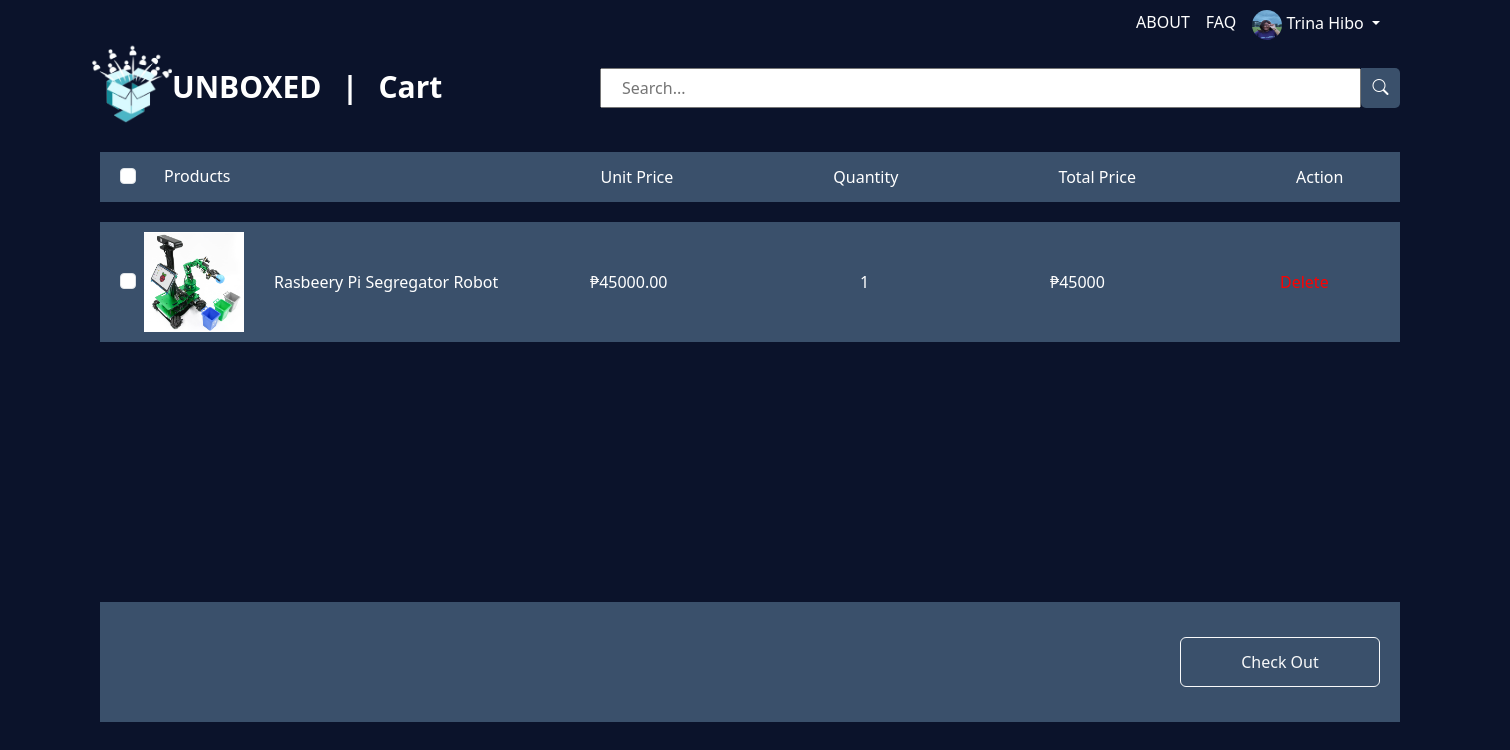
Before: /Cart.php (signed in) with the older database file.
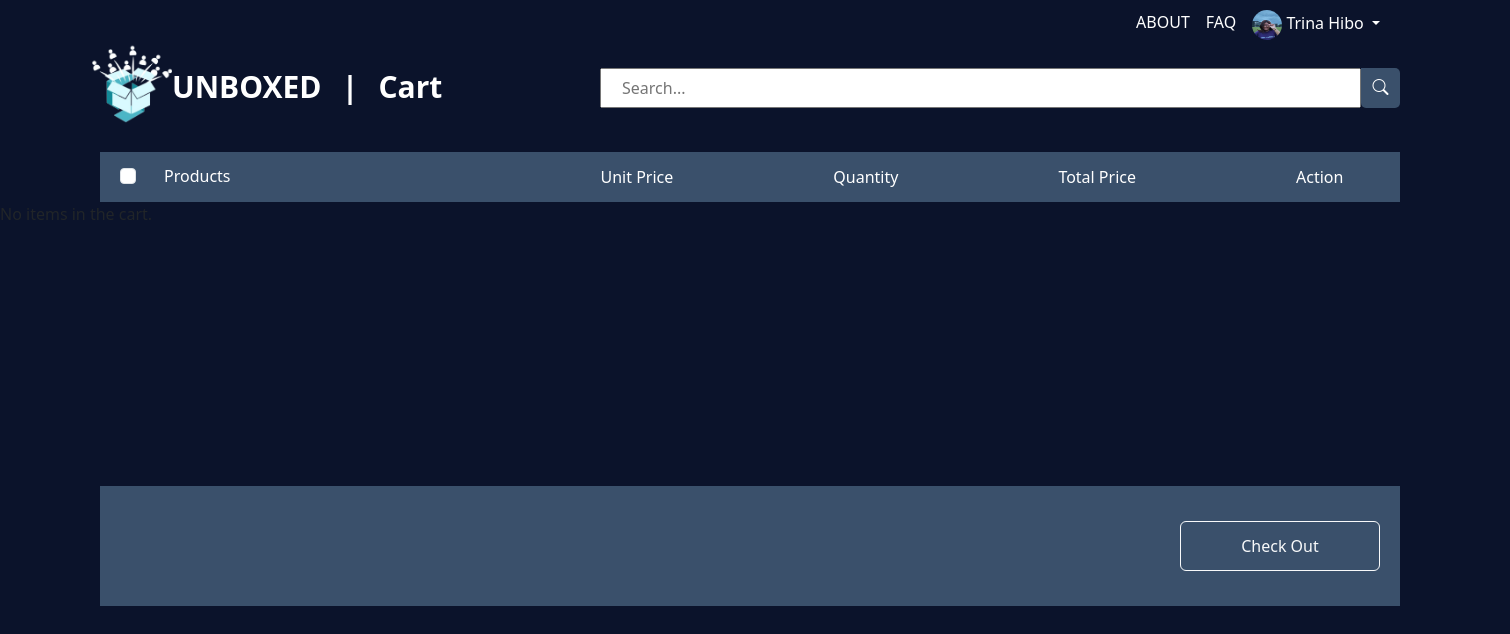
After: the same page with the newer database file.
### tables this page shows
CREATE TABLE `cart_items` (
  `cart_item_id` int(11) NOT NULL,
  `customer_id` int(11) DEFAULT NULL,
  `product_img` varchar(255) DEFAULT NULL,
  `product_id` int(11) DEFAULT NULL,
  `product_name` varchar(255) DEFAULT NULL,
  `quantity` int(11) DEFAULT NULL,
  `unit_price` decimal(10,2) DEFAULT NULL,
  `total_price` int(100) DEFAULT NULL
);

CREATE TABLE `product` (
  `product_id` int(11) NOT NULL,
  `product_img` varchar(1000) NOT NULL,
  `name` varchar(255) NOT NULL,
  `description` text DEFAULT NULL,
  `price` decimal(10,2) NOT NULL,
  `customer_id` int(11) NOT NULL,
  `owner` varchar(255) NOT NULL,
  `showcase_id` int(11) NOT NULL,
  `showcase_name` varchar(50) NOT NULL,
  `stocks` int(11) NOT NULL,
  `sold` int(11) NOT NULL
);

### Cart.php (the view, shortened to what this page needs)
<?php
$servername = "localhost";
$username = "root";
$password = "";
$dbname = "unboxed";
$conn = new mysqli($servername, $username, $password, $dbname);
if (isset($_SESSION["email"])) {
    $name = $_SESSION["name"];
    $image_dp = $_SESSION["image_dp"];
} else {
    $name = "";
    $image_dp = "";
}
$displayUserInfo = !(isset($_SESSION['open_boxes']) && $_SESSION['open_boxes']);
?>
<!DOCTYPE html>
    <html lang="en">
    <head>
        <link rel="stylesheet" href="https://cdn.jsdelivr.net/npm/bootstrap-icons@1.3.0/font/bootstrap-icons.css">
        <link href="https://cdn.jsdelivr.net/npm/bootstrap@5.3.3/dist/css/bootstrap.min.css" rel="stylesheet">
        <link rel="stylesheet" href="style.css?v=<?php echo time(); ?>">
    </head>
    <body>
    <div class="cart-container">
    <nav class="navbar navbar-expand-lg bg-body-tertiary">
        <div class="container-fluid">
            <div class="nav-logo">
                <a class="navbar-brand" href="Home.php"><img src="./images/logo.png" class="logo" alt="">UNBOXED</a>
                <p class="navbar-brand">|</p>
                <p class="navbar-brand">Cart</p>
            </div>
            <div class="navbar-nav" id="navbarLinks">
            <a class="nav-link" href="About.php">ABOUT</a>
                <a class="nav-link" href="FAQ.php">FAQ</a>
                <?php if ($displayUserInfo && !empty($name)): ?>
                    <li class="nav-item dropdown">
                        <a class="nav-link dropdown-toggle" href="#" id="navbarDropdown" role="button" data-bs-toggle="dropdown" aria-expanded="false">
                            <img src="<?php echo $image_dp; ?>" alt="<?php echo $name; ?>" class="profile-img"> <?php echo $name; ?>
                        </a>
                    </li>
                <?php endif; ?>
            </div>
        </div>
    </nav>
<div class="input-group-cart mb-3">
    <input type="text" class="form-control-cart" id="searchInput" placeholder="Search..." aria-label="Search..." aria-describedby="basic-addon2">
    <div class="input-group-append2">
        <i class="bi bi-search" id="searchButton"></i>
    </div>
</div>
<div class="menu">
<div class="form-check">
        <input class="form-check-input" type="checkbox" value="" id="selectAllCheckbox">
        <label class="form-check-label-cart" for="selectAllCheckbox">
    Products
  </label>
</div>
<p>Unit Price</p>
  <p>Quantity</p>
  <p>Total Price</p>
  <p>Action</p>
</div>
<form method="POST" action="Checkout.php">
<?php
if (isset($_SESSION["email"]) && isset($_SESSION["customer_id"])) {
    $customer_id = $_SESSION["customer_id"];
    $sql = "SELECT ci.*, p.product_img, p.name as product_name, p.price as unit_price
            FROM cart_items ci
            INNER JOIN product p ON ci.product_id = p.product_id
            WHERE ci.customer_id = '$customer_id'";
    $result = $conn->query($sql);
    if ($result) {
        if ($result->num_rows > 0) {
            while ($row = $result->fetch_assoc()) {
                echo '<div class="product-details">';
                echo '<div class="form-check">';
                echo '<input class="form-check-input" type="checkbox" name="checked_items[]" value="' . $row['cart_item_id'] . '">';
                echo '</div>';
                echo '<img src="' . $row['product_img'] . '" class="product-img" alt="">';
                echo '<div class="cart-product-name">';
                echo '<p class="prod-name">' . $row['product_name'] . '</p>';
                echo '</div>';
                echo '<div class="cart-product-price">';
                echo '<p class="prod-price">₱' . $row['unit_price'] . '</p>';
                echo '</div>';
                echo '<p class="prod-quantity">' . $row['quantity'] . '</p>';
                $total_price = $row['unit_price'] * $row['quantity'];
                echo '<p class="total-price">₱' . $total_price . '</p>';
                echo '<a class="action" href="Cart.php?delete_item=' . $row['cart_item_id'] . '">Delete</a>';
                echo '</div>';
            }
        } else {
            echo "No items in the cart.";
        }
    } else {
        echo "Error fetching cart items: " . $conn->error;
    }
} else {
    header("Location: login.php");
    exit;
}
?>
    <div class="checkout">
        <button type="button" class="btn btn-outline-light" id="checkoutButton">Check Out</button>
    </div>
</form>
</div>
</body>
</html>

Changed rows visible on the page:
removed cart_items: product.product_img (picture), product.name "Rasbeery Pi Segregator Robot", product.price "45000.00", quantity "1", total_price "45000"
